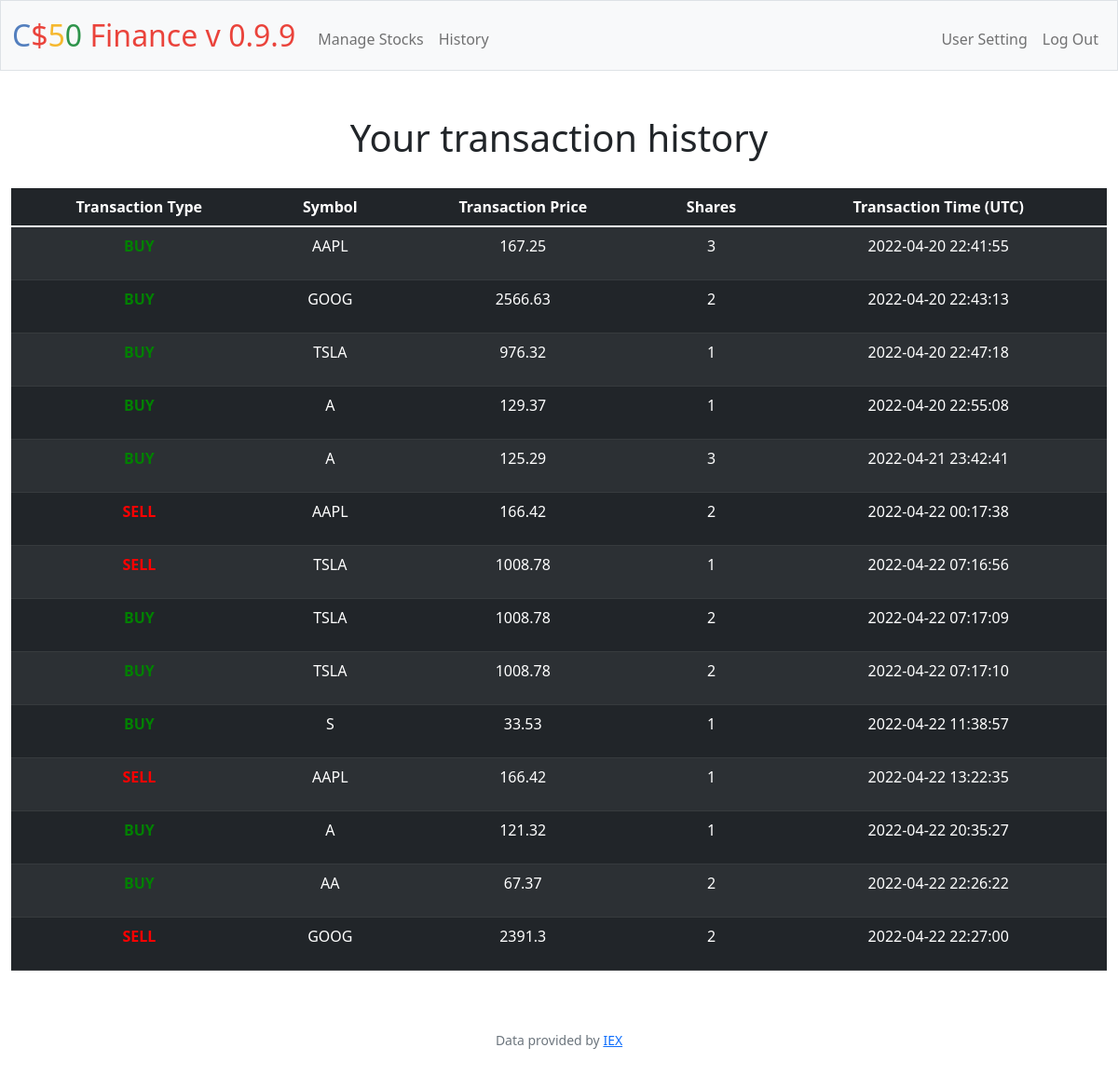
Page /history (signed in) on the committed database.
### tables this page shows
CREATE TABLE 'stocks' (user_id INTEGER, symbol TEXT, shares INTEGER, price INTEGER,'time_stamp' DATETIME DEFAULT CURRENT_TIMESTAMP  );

### app.py (the view)
@app.route("/history", methods=["GET", "POST"])
@login_required
def history():
    if request.method == "POST":
        leaders = request.form.get("lead")
        leader_ign = request.form.get("lead_ign")
        rows = db.execute("SELECT symbol, shares, price, time_stamp FROM stocks WHERE user_id = ?", leaders )
        return render_template("history.html", rows = rows, name = leader_ign, names=True)
    else:
        rows = db.execute("SELECT symbol, shares, price, time_stamp FROM stocks WHERE user_id = ?", session["user_id"] )
        return render_template("history.html", rows = rows, nots=True)

### app.py (called while the page is built)
@app.after_request
def after_request(response):
    response.headers["Cache-Control"] = "no-cache, no-store, must-revalidate"
    response.headers["Expires"] = 0
    response.headers["Pragma"] = "no-cache"
    return response

### helpers.py (called while the page is built)
def login_required(f):
    @wraps(f)
    def decorated_function(*args, **kwargs):
        if session.get("user_id") is None:
            return redirect("/login")
        return f(*args, **kwargs)
    return decorated_function

### templates/history.html (shortened to what this page needs)
{% extends "layout.html" %}
{% block main %}
{% if nots %}
<h1>Your transaction history</h1>
{% endif %}
    <table style='margin-top: 30px' class="table table-striped table-dark">
      <thead>
        <tr>
          <th scope="col"> Transaction Type </th>
          <th scope="col"> Symbol </th>
          <th scope="col"> Transaction Price </th>
          <th scope="col"> Shares </th>
          <th scope="col"> Transaction Time (UTC) </th>
        </tr>
      </thead>
      <tbody>
        {% for row in rows %}
        <tr>
          <th scope="row">
              {% if row["shares"] > 0 %}
              <p style="color:green;">BUY</p>
              {% else %}
              <p style="color:red;">SELL</p>
              {% endif %}
          </th>
          <td>  {{ row["symbol"] }}  </td>
          <td>  {{ row["price"] }}  </td>
          <td>  {{ row["shares"]|abs }}  </td>
          <td>  {{ row["time_stamp"] }}  </td>
        </tr>
        {% endfor %}
      </body>
{% endblock %}

### templates/layout.html (shortened to what this page needs)
<!DOCTYPE html>
<html lang="en">
    <head>
        <link href="https://cdn.jsdelivr.net/npm/bootstrap@5.1.3/dist/css/bootstrap.min.css" rel="stylesheet">
        <link href="/static/styles.css" rel="stylesheet">
    </head>
    <body>
        <nav class="bg-light border navbar navbar-expand-md navbar-light">
            <div class="container-fluid">
                <a class="navbar-brand" href="/"><span class="blue">C</span><span class="red">$</span><span class="yellow">5</span><span class="green">0</span> <span class="red">Finance v 0.9.9</span></a>
                <div class="collapse navbar-collapse" id="navbar">
                    {% if session["user_id"] %}
                        <ul class="navbar-nav me-auto mt-2">
                            <li class="nav-item"><a class="nav-link" href="/quote">Manage Stocks</a></li>
                            <li class="nav-item"><a class="nav-link" href="/history">History</a></li>
                        </ul>
                        <ul class="navbar-nav ms-auto mt-2">
                            <li class="nav-item"><a class="nav-link" href="/setting">User Setting</a></li>
                            <li class="nav-item"><a class="nav-link" href="/logout">Log Out</a></li>
                        </ul>
                    {% else %}
                        <ul class="navbar-nav ms-auto mt-2">
                            <li class="nav-item"><a class="nav-link" href="/register">Register</a></li>
                            <li class="nav-item"><a class="nav-link" href="/login">Log In</a></li>
                        </ul>
                    {% endif %}
                </div>
            </div>
        </nav>
        <main class="container-fluid py-5 text-center">
            {% block main %}{% endblock %}
        <footer class="mb-5 small text-center text-muted">
            Data provided by <a href="https://iexcloud.io/">IEX</a>
        </footer>
    </body>
</html>

### static/styles.css (style rules this page uses)
nav .navbar-brand { font-size: xx-large; }
nav .navbar-brand .blue { color: #537fbe; }
nav .navbar-brand .red { color: #ea433b; }
nav .navbar-brand .yellow { color: #f5b82e; }
nav .navbar-brand .green { color: #2e944b; }

### rows in the picture
stocks: shows "BUY", symbol "AAPL", price "167.25", shares|abs "3", time_stamp "2022-04-20 22:41:55"
stocks: shows "BUY", symbol "GOOG", price "2566.63", shares|abs "2", time_stamp "2022-04-20 22:43:13"
stocks: shows "BUY", symbol "TSLA", price "976.32", shares|abs "1", time_stamp "2022-04-20 22:47:18"
stocks: shows "BUY", symbol "A", price "129.37", shares|abs "1", time_stamp "2022-04-20 22:55:08"
stocks: shows "BUY", symbol "A", price "125.29", shares|abs "3", time_stamp "2022-04-21 23:42:41"
stocks: shows "SELL", symbol "AAPL", price "166.42", shares|abs "2", time_stamp "2022-04-22 00:17:38"
stocks: shows "SELL", symbol "TSLA", price "1008.78", shares|abs "1", time_stamp "2022-04-22 07:16:56"
stocks: shows "BUY", symbol "TSLA", price "1008.78", shares|abs "2", time_stamp "2022-04-22 07:17:09"
stocks: shows "BUY", symbol "TSLA", price "1008.78", shares|abs "2", time_stamp "2022-04-22 07:17:10"
stocks: shows "BUY", symbol "S", price "33.53", shares|abs "1", time_stamp "2022-04-22 11:38:57"
stocks: shows "SELL", symbol "AAPL", price "166.42", shares|abs "1", time_stamp "2022-04-22 13:22:35"
stocks: shows "BUY", symbol "A", price "121.32", shares|abs "1", time_stamp "2022-04-22 20:35:27"
stocks: shows "BUY", symbol "AA", price "67.37", shares|abs "2", time_stamp "2022-04-22 22:26:22"
stocks: shows "SELL", symbol "GOOG", price "2391.3", shares|abs "2", time_stamp "2022-04-22 22:27:00"
